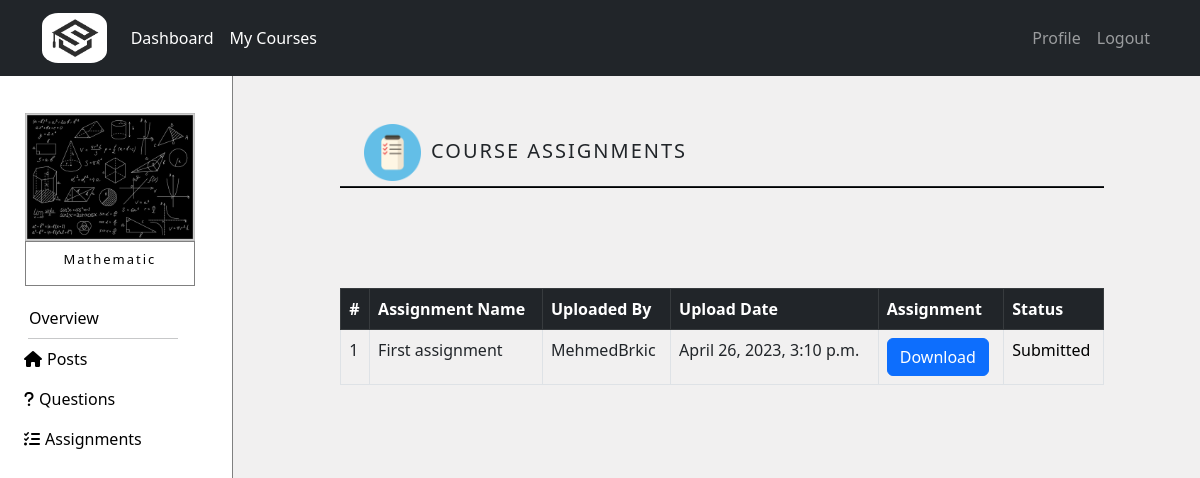
The page /courses/course/10/assignment_overview (signed in) on the database its author committed.
### courses/models.py (models this page shows, shortened)
class Course(models.Model):
    name = models.CharField(max_length=50)
    summary = models.CharField(max_length=500)
    image = models.ImageField(upload_to="courses_images",default="courses_images/default.jpg",blank=True)
    overview = models.TextField(null=True,blank=True)
    max_students = models.IntegerField(default=100)
    student_number = models.IntegerField(default=0)

class Assignment(models.Model):
    name = models.CharField(max_length=50)
    created_at = models.DateTimeField(auto_now=True)
    course = models.ForeignKey(Course,related_name='course_assignment',on_delete=models.CASCADE)
    tutor = models.ForeignKey(Tutor,related_name='tutor_assignment',on_delete=models.CASCADE)
    file_assignment = models.FileField(upload_to='assignments')
    class Meta:
        ordering = ['-created_at']

class Tutor(models.Model):
    user = models.OneToOneField(NewUser,on_delete=models.CASCADE,primary_key=True,related_name='Tutor')
    phone = models.IntegerField()
    course = models.ManyToManyField(Course,through="TutorCourse")

class NewUser(AbstractUser):
    is_student = models.BooleanField(default=False)
    is_tutor = models.BooleanField(default=False)

### courses/views.py (the view, shortened to what this page needs)
# urls.py: path('course/<int:course_id>/assignment_overview',views.assignment_overview,name='assignment_overview'),
@login_required
def assignment_overview(request,course_id):
   if is_enrolled(request.user, course_id) is False:
      return HttpResponse('<html><body><h2 style="font-weight: lighter">Your do not have access to view this page!</h2><body></html>')
   course = get_object_or_404(Course,pk=course_id)
   assignments = Assignment.objects.filter(course=course)
   assignment_form = AssignmentForm()
   return render(request,'courses/assignments.html',{'course':course,'assignments':assignments,'assignment_form':assignment_form})

### courses/templatetags/tag.py (called while the page is built)
@register.simple_tag
def getAssignments(course):
    assignments = Assignment.objects.filter(course=course)
    return assignments

@register.simple_tag
def getSubmittedAssignments(user):
    student = get_object_or_404(Student,user=user)
    submission_list = Submission.objects.filter(student=student)
    submissions = [x.assignment for x in submission_list]
    return submissions

### courses/views.py (called while the page is built)
def is_enrolled(user, course_id):
   course = get_object_or_404(Course,pk=course_id)
   if user.is_tutor:
      tutor_courses = TutorCourse.objects.filter(course=course,tutor=user.Tutor)
      return tutor_courses.exists()
   else:
      student_courses = StudentCourse.objects.filter(course=course,student=user.Student)
      return student_courses.exists()

### templates/courses/assignments.html (shortened to what this page needs)
{% extends 'courses/course.html' %}
{% load static %}
{% block courseContent%}
<div style="margin-left: auto; margin-right: auto; width:75%; margin-top: 5%; position: relative; margin-bottom: 5px;">
  <img class="col-sm-4 col-md-4 col-lg-4" src="{% static 'img/assignment-icon.png' %}"
       style="width:8%;">
  <div class="col-sm-8 col-md-8 col-lg-8 availableCourses">
    <h5 class="title">COURSE ASSIGNMENTS</h5>
  </div>
</div>
<hr style="width: 80%; margin-left: auto; margin-right: auto; background-color: black;
           opacity: 1; margin-top: 0; margin-bottom: 6%; height: 2px;">
<div id="assignmentsDiv" class="positionCenter" style="margin-top: 100px;">
{% if course %}
{% load tag %}
{% getAssignments course as assignments%}
  {% if assignments|length == 0 %}
          <h2 style="text-align: center;">There are no assignments yet!</h2>
  {% else %}
  <div class="table-responsive">
    <table class="table table-bordered" style="min-width: 600px;">
        <thead class="table-dark">
          <tr>
            {% if user.is_student %}
              <th scope="col">#</th>
              <th scope="col">Assignment Name</th>
              <th scope="col">Uploaded By</th>
              <th scope="col">Upload Date</th>
              <th scope="col">Assignment</th>
              <th scope="col">Status</th>
            {% endif %}
          </tr>
        </thead>
        <tbody>
              {% for assignment in assignments %}
              <tr>
                {% if user.is_student %}
                  <td scope="row">{{ forloop.counter }}</td>
                  <td>{{assignment.name}}</td>
                  <td>{{assignment.tutor.user.username}}</td>
                  <td>{{assignment.created_at}}</td>
                  <td><a href="{{ assignment.file_assignment.url }}" class="btn btn-primary" target="_blank">Download</a></td>
                {% else %}
                  <td scope="row">{{ forloop.counter }}</td>
                  <td>{{assignment.name}}</td>
                  <td>{{assignment.created_at}}</td>
                  <td><a href="{{ assignment.file_assignment.url }}" class="btn btn-primary" target="_blank">Download</a></td>
                {% endif %}
                {% if user.is_student %}
                  {% getSubmittedAssignments user as submissions%}
                  {% if assignment in submissions %}
                  <td>
                    <form action="{% url 'submit_assignment' course_id=course.pk assignment_id=assignment.pk %}" method="GET">
                      <button style="all: unset; cursor: pointer;" name="submitted_button"
                              type="submit" value="Submitted">
                            <a class="hoverText" style="text-decoration: none; color: black;">Submitted
                            </a>
                      </button>
                    </form>
                  </td>
                  {% else %}
                    <td><a href="{% url 'assignments' course_id=course.pk %}" class="btn btn-primary">Submit</a></td>
                  {% endif %}
                {% endif %}
              </tr>
              {% endfor%}
        </tbody>
    </table>
  </div>
  {% endif %}
  {% endif %}
</div>
<div style="height: 200px;"></div>
{% endblock %}

### templates/courses/course.html (shortened to what this page needs)
{% extends 'courses/dashboard.html' %}
{% block content_courses %}
{% load static %}
{% if course %}
<div class="row no-gutters">
  <div id="left-gutter" class="col-sm-1 col-md-2 col-lg-2 no-gutters" style="width: 20%; height: 100vh; background-color: white; padding: 0; border-right: 1px solid gray;">
    <div class="card" style="width: 70%; margin-top: 15%;
                             margin-left: auto; margin-right: auto; border: none;">
      <img src="{{course.image.url}}" class="card-img-top" style="border-radius: 0%;" alt="Cover">
        <div class="card-body" style="border: 1px solid gray; padding: 10px 0px 10px 0px;">
          <h4 class="card-title courseDetails courseTitle"
              style="text-align: center; color: black; letter-spacing: 2px; font-weight: lighter;">{{course.name}}</h4>
        </div>
    </div>
    <div class="nav flex-column" style="margin-top: 5%; width: 100%;">
      <div id="miniMeni">
        <a class="nav-link hoverMeni" href="{% url 'overview' course_id=course.pk %}" style="color: black;">
          Overview
        </a>
        <hr id="line">
        {% if user.is_student %}
        <a class="nav-link hoverMeni" href="{% url 'course' course_id=course.pk %}" style="color: black;">
          <i class="fa-solid fa-house" style="margin-right: 5px;"></i>Posts
        </a>
        {% else %}
        <a class="nav-link hoverMeni" href="{% url 'tutor_course' course_id=course.pk %}" style="color: black;">
          <i class="fa-solid fa-house" style="margin-right: 5px;"></i>Posts
        </a>
        {% endif %}
        <a class="nav-link hoverMeni" href="{% url 'view_questions_tutor' course_id=course.pk %}" style="color: black;">
          <i class="fa-solid fa-question" style="margin-right: 5px;"></i>Questions
        </a>
        <a class="nav-link hoverMeni" href="{% url 'assignment_overview' course_id=course.pk %}" style="color: black;">
          <i class="fa-solid fa-list-check" style="margin-right: 5px;"></i>Assignments
        </a>
      </div>
    </div>
  </div>
  <div id="right-gutter" class="col-sm-11 col-md-10 col-lg-10 no-gutters">
    {% block courseContent%}{% endblock %}
  </div>
</div>
{% endif %}
{% endblock %}

### static/css/style.css (style rules this page uses)
html { scroll-behavior: smooth; }
*, *:before, *:after { box-sizing: border-box; }
body { margin: 0; padding: 0; }

### static/css/login.css (style rules this page uses)
.availableCourses { position:absolute; bottom: 10px; display: inline-block; }
.title { margin-left: 2%; letter-spacing: 2px; }
.courseDetails { opacity: 0.99; color: white; }
.positionCenter { margin-left: auto; margin-right: auto; width: 80%; }

### templates/courses/course.html (style rules this page uses)
@media screen and (min-width: 1000px) { body { overflow-x: hidden; overflow-y: hidden; } }
#miniMeni { margin-left: 50px; }
#line { width: 200px; margin-left: 10px; margin-right: auto; margin-top: 0px; margin-bottom: 0px; }
#right-gutter { width: 80%; height: 100vh; overflow: scroll; }
@media screen and (min-width: 900px) and (max-width: 1400px) { #miniMeni { margin-left: 20px; } }
@media screen and (min-width: 900px) and (max-width: 1400px) { #line { width: 150px; margin-left: 20px; } }
@media screen and (min-width: 900px) and (max-width: 1400px) { .courseTitle { font-size: small; } }

### rows shown on the page
Course: image (picture), name "Mathematic"
Assignment: name "First assignment", tutor.user.username "MehmedBrkic", created_at "April 26, 2023, 3:10 p.m.", shows "Submitted"
